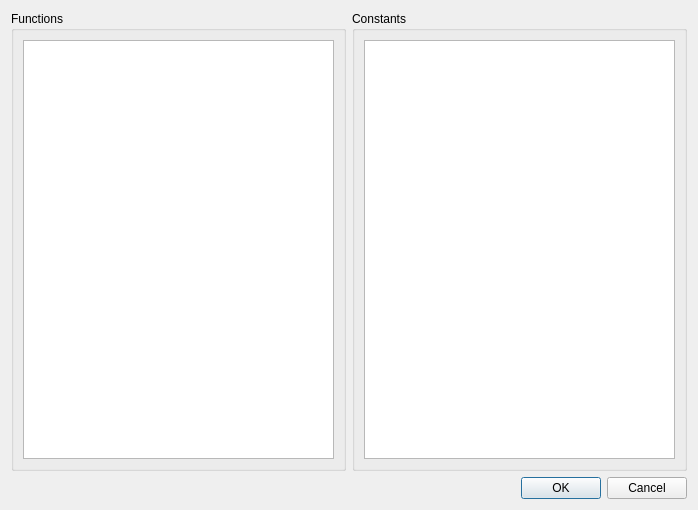
<?xml version="1.0" encoding="UTF-8"?>
<ui version="4.0">
 <class>FunctionHelpDialog</class>
 <widget class="QDialog" name="FunctionHelpDialog">
  <property name="geometry">
   <rect>
    <x>0</x>
    <y>0</y>
    <width>698</width>
    <height>510</height>
   </rect>
  </property>
  <property name="windowTitle">
   <string>Dialog</string>
  </property>
  <layout class="QGridLayout" name="gridLayout">
   <item row="0" column="0">
    <widget class="QGroupBox" name="groupBox">
     <property name="title">
      <string>Functions</string>
     </property>
     <layout class="QVBoxLayout" name="verticalLayout">
      <item>
       <widget class="QTextBrowser" name="functions"/>
      </item>
     </layout>
    </widget>
   </item>
   <item row="0" column="1">
    <widget class="QGroupBox" name="groupBox_2">
     <property name="title">
      <string>Constants</string>
     </property>
     <layout class="QVBoxLayout" name="verticalLayout_2">
      <item>
       <widget class="QTextBrowser" name="constants"/>
      </item>
     </layout>
    </widget>
   </item>
   <item row="1" column="0" colspan="2">
    <widget class="QDialogButtonBox" name="buttonBox">
     <property name="orientation">
      <enum>Qt::Horizontal</enum>
     </property>
     <property name="standardButtons">
      <set>QDialogButtonBox::Cancel|QDialogButtonBox::Ok</set>
     </property>
    </widget>
   </item>
  </layout>
 </widget>
 <resources/>
 <connections>
  <connection>
   <sender>buttonBox</sender>
   <signal>accepted()</signal>
   <receiver>FunctionHelpDialog</receiver>
   <slot>accept()</slot>
   <hints>
    <hint type="sourcelabel">
     <x>248</x>
     <y>254</y>
    </hint>
    <hint type="destinationlabel">
     <x>157</x>
     <y>274</y>
    </hint>
   </hints>
  </connection>
  <connection>
   <sender>buttonBox</sender>
   <signal>rejected()</signal>
   <receiver>FunctionHelpDialog</receiver>
   <slot>reject()</slot>
   <hints>
    <hint type="sourcelabel">
     <x>316</x>
     <y>260</y>
    </hint>
    <hint type="destinationlabel">
     <x>286</x>
     <y>274</y>
    </hint>
   </hints>
  </connection>
 </connections>
</ui>
